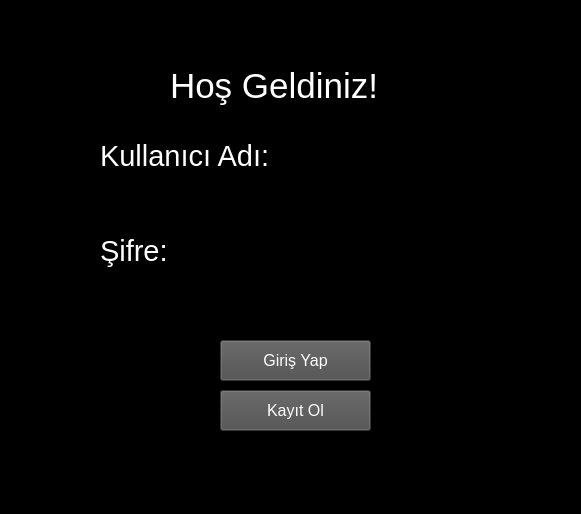
<?xml version="1.0" encoding="UTF-8"?>
<ui version="4.0">
 <class>MainWindow</class>
 <widget class="QMainWindow" name="MainWindow">
  <property name="geometry">
   <rect>
    <x>0</x>
    <y>0</y>
    <width>581</width>
    <height>514</height>
   </rect>
  </property>
  <property name="windowTitle">
   <string>Giriş Ekranı</string>
  </property>
  <property name="styleSheet">
   <string notr="true">background-color: rgb(0, 0, 0);</string>
  </property>
  <widget class="QWidget" name="centralwidget">
   <widget class="QLineEdit" name="sifreLine">
    <property name="geometry">
     <rect>
      <x>100</x>
      <y>280</y>
      <width>371</width>
      <height>41</height>
     </rect>
    </property>
    <property name="font">
     <font>
      <pointsize>11</pointsize>
     </font>
    </property>
    <property name="contextMenuPolicy">
     <enum>Qt::DefaultContextMenu</enum>
    </property>
    <property name="styleSheet">
     <string notr="true">color: rgb(255, 255, 255);</string>
    </property>
    <property name="echoMode">
     <enum>QLineEdit::Password</enum>
    </property>
   </widget>
   <widget class="QLabel" name="label">
    <property name="geometry">
     <rect>
      <x>170</x>
      <y>30</y>
      <width>241</width>
      <height>111</height>
     </rect>
    </property>
    <property name="font">
     <font>
      <pointsize>26</pointsize>
     </font>
    </property>
    <property name="styleSheet">
     <string notr="true">color: rgb(255, 255, 255);</string>
    </property>
    <property name="text">
     <string>Hoş Geldiniz!</string>
    </property>
   </widget>
   <widget class="QLineEdit" name="kullaniciAdiLine">
    <property name="geometry">
     <rect>
      <x>100</x>
      <y>180</y>
      <width>371</width>
      <height>41</height>
     </rect>
    </property>
    <property name="font">
     <font>
      <pointsize>11</pointsize>
     </font>
    </property>
    <property name="styleSheet">
     <string notr="true">color:rgb(255, 255, 255)</string>
    </property>
   </widget>
   <widget class="QLabel" name="label_2">
    <property name="geometry">
     <rect>
      <x>100</x>
      <y>140</y>
      <width>371</width>
      <height>31</height>
     </rect>
    </property>
    <property name="font">
     <font>
      <pointsize>22</pointsize>
     </font>
    </property>
    <property name="styleSheet">
     <string notr="true">color:rgb(255, 255, 255)</string>
    </property>
    <property name="text">
     <string>Kullanıcı Adı:</string>
    </property>
   </widget>
   <widget class="QPushButton" name="girisButon">
    <property name="geometry">
     <rect>
      <x>220</x>
      <y>340</y>
      <width>151</width>
      <height>41</height>
     </rect>
    </property>
    <property name="font">
     <font>
      <pointsize>12</pointsize>
     </font>
    </property>
    <property name="styleSheet">
     <string notr="true">color: rgb(255, 255, 255);
background-color: rgb(77, 77, 77);</string>
    </property>
    <property name="text">
     <string>Giriş Yap</string>
    </property>
   </widget>
   <widget class="QLabel" name="label_3">
    <property name="geometry">
     <rect>
      <x>100</x>
      <y>230</y>
      <width>291</width>
      <height>41</height>
     </rect>
    </property>
    <property name="font">
     <font>
      <pointsize>22</pointsize>
     </font>
    </property>
    <property name="styleSheet">
     <string notr="true">color:rgb(255, 255, 255)</string>
    </property>
    <property name="text">
     <string>Şifre:</string>
    </property>
   </widget>
   <widget class="QPushButton" name="kayitButon">
    <property name="geometry">
     <rect>
      <x>220</x>
      <y>390</y>
      <width>151</width>
      <height>41</height>
     </rect>
    </property>
    <property name="font">
     <font>
      <pointsize>12</pointsize>
     </font>
    </property>
    <property name="styleSheet">
     <string notr="true">color: rgb(255, 255, 255);
background-color: rgb(77, 77, 77);</string>
    </property>
    <property name="text">
     <string>Kayıt Ol</string>
    </property>
   </widget>
  </widget>
  <widget class="QMenuBar" name="menubar">
   <property name="geometry">
    <rect>
     <x>0</x>
     <y>0</y>
     <width>581</width>
     <height>21</height>
    </rect>
   </property>
  </widget>
  <widget class="QStatusBar" name="statusbar"/>
 </widget>
 <resources/>
 <connections/>
</ui>
